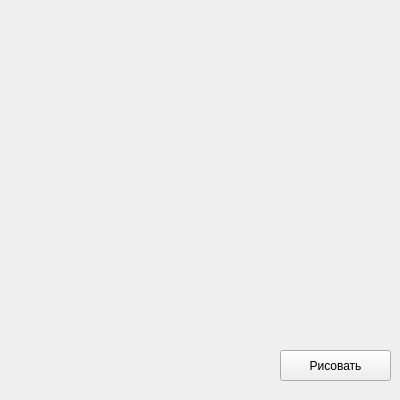
<?xml version="1.0" encoding="UTF-8"?>
<ui version="4.0">
 <class>MainWindow</class>
 <widget class="QMainWindow" name="MainWindow">
  <property name="geometry">
   <rect>
    <x>0</x>
    <y>0</y>
    <width>400</width>
    <height>400</height>
   </rect>
  </property>
  <property name="windowTitle">
   <string>MainWindow</string>
  </property>
  <widget class="QWidget" name="centralwidget">
   <widget class="QPushButton" name="pushButton">
    <property name="geometry">
     <rect>
      <x>280</x>
      <y>350</y>
      <width>111</width>
      <height>31</height>
     </rect>
    </property>
    <property name="text">
     <string>Рисовать</string>
    </property>
   </widget>
  </widget>
 </widget>
 <resources/>
 <connections/>
</ui>
